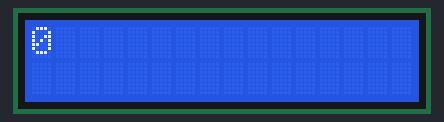
Simulated run of this sketch. Board: Arduino Uno, built with avr-gcc and run on an emulated ATmega328P. Parts: 16×2 character LCD.

Above: at 0.11 s.
At 1.41 s:
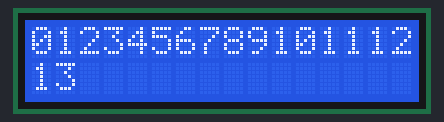
At 2.72 s:
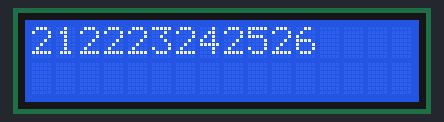
At 5.34 s:
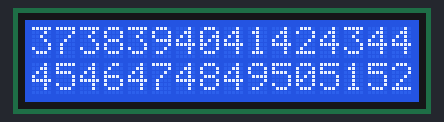
At 8.05 s:
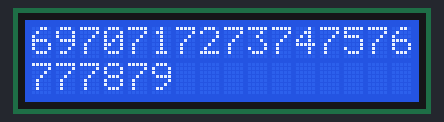
At 10.87 s:
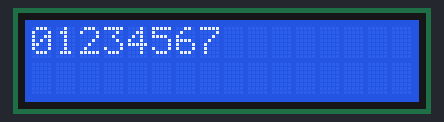

The sketch:

ddddd.ino
```cpp
#include <LiquidCrystal.h>
LiquidCrystal lcd (7,6,5,4,3,13);

void setup(){
lcd.begin(16,2);
}

int number =0;
void loop() {
  for (int j=0;j<2;j++)
  {
    for (int i=0;i<16;i++)
    {
     lcd.setCursor(i,j);
     if(number >9)
     {
       i++;
     }
      if(number >= 100)
     {
       number = 0;
       break;
     }
     lcd.print(number++);
     delay(100);
  }
  }
  lcd.clear();
}
```

Measured:
- by itself, everything shown: repeats every 10.1 s, in 100 steps
